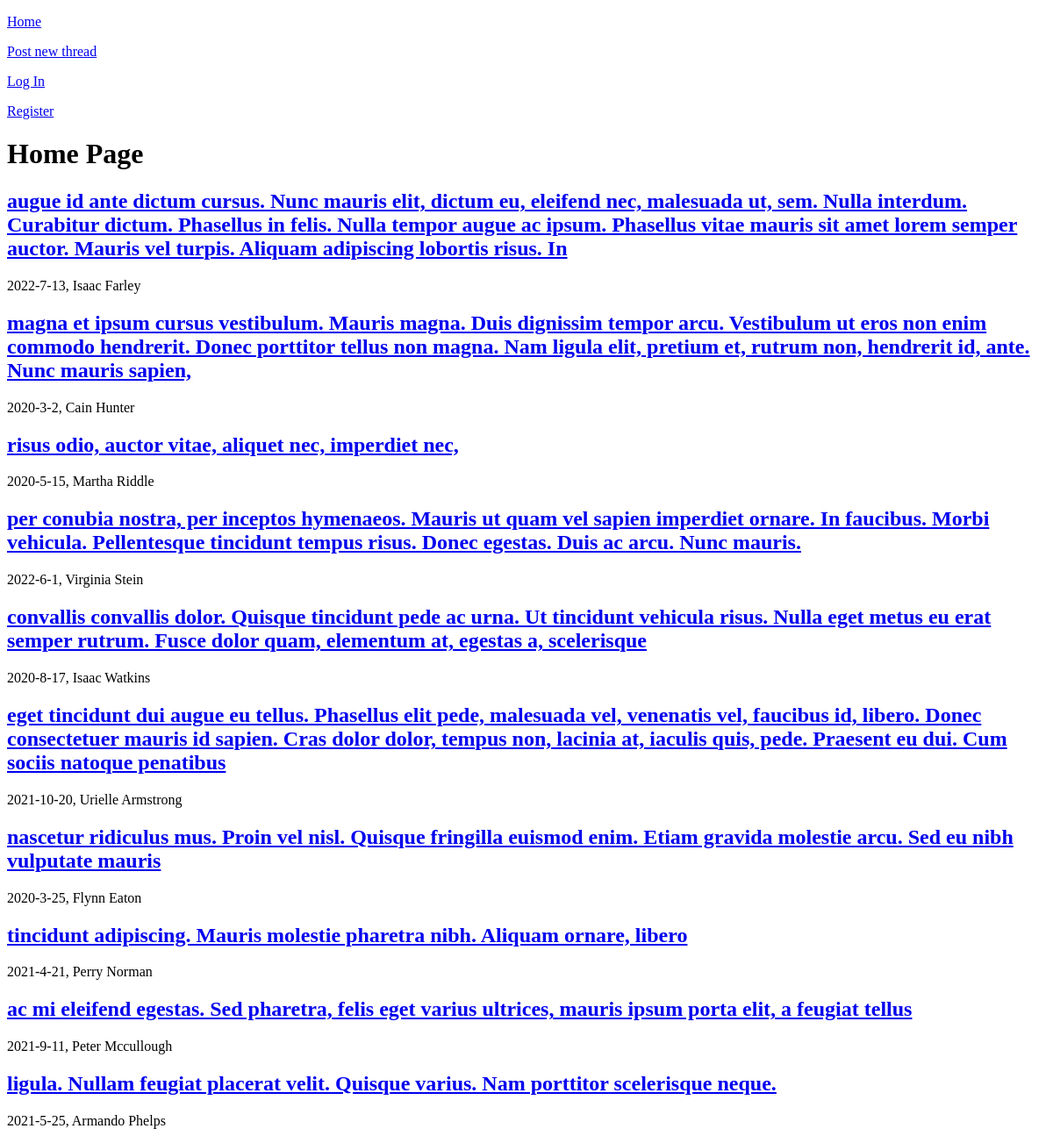
Before: / with the older database file.
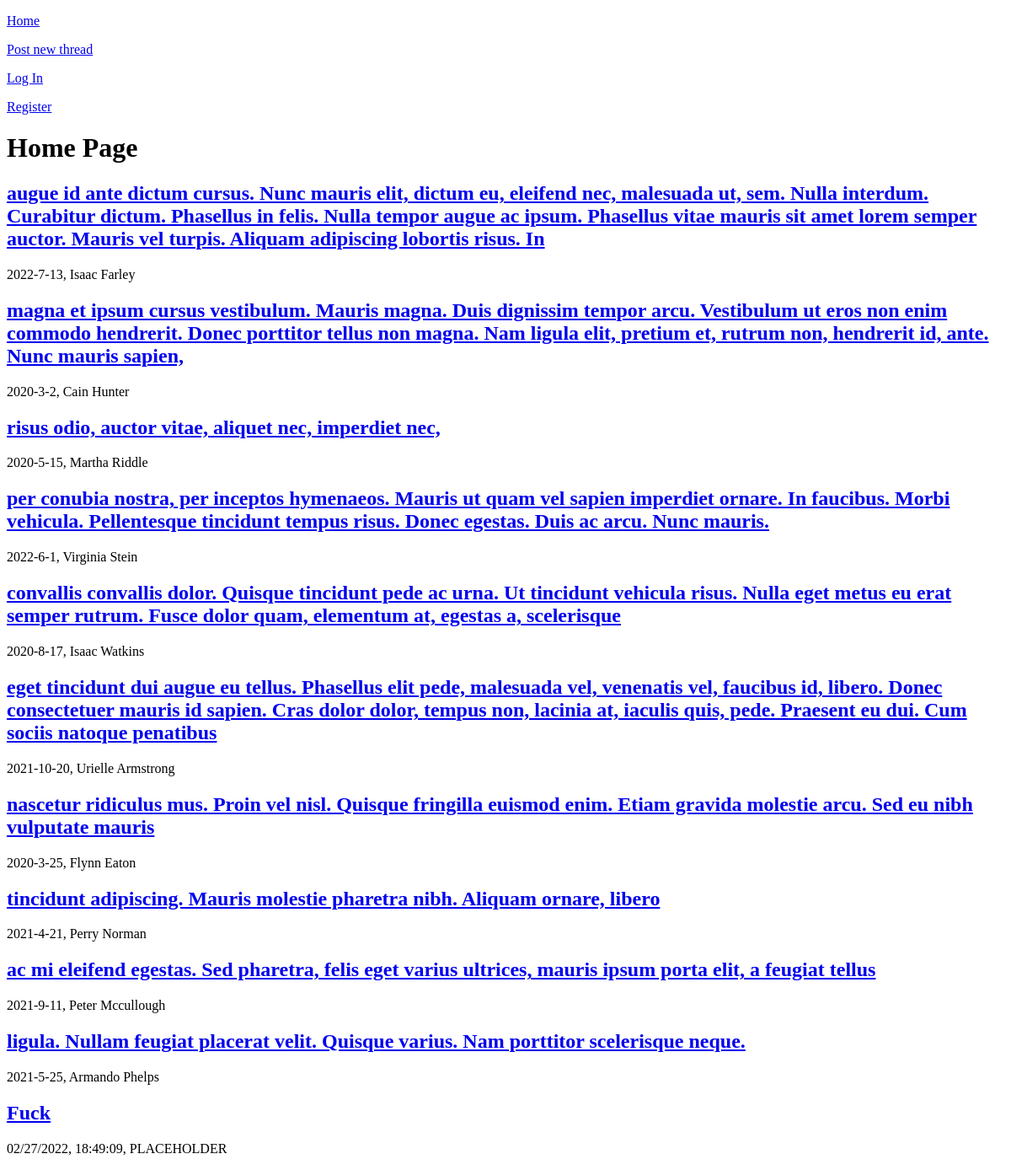
After: the same page with the newer database file.
### tables this page shows
CREATE TABLE threads
(
    thread_id INTEGER PRIMARY KEY AUTOINCREMENT,
    title TEXT NOT NULL,
    body TEXT NOT NULL,
    date_created TEXT NOT NULL,
    user_poster TEXT NOT NULL
);

### app.py (the view)
@app.route("/")
def index():
    db = get_db()
    threads = db.execute("""
        SELECT * FROM threads;
    """).fetchall()
    return render_template("index.html", threads=threads)

### database.py (called while the page is built)
def get_db():
    if "db" not in g:
        g.db = sqlite3.connect(DATABASE,
            detect_types=sqlite3.PARSE_DECLTYPES
        )
        g.db.row_factory = sqlite3.Row
    return g.db

### templates/index.html (shortened to what this page needs)
{% extends 'base.html' %}
{% block main_content %}
<h1>Home Page</h1>
{% for thread in threads %}
    <h2>
        <a href="{{ url_for('thread', thread_id=thread['thread_id']) }}">
            {{ thread["title"] }}
        </a>
    </h2>
    <p>{{ thread["date_created"] }}, {{ thread["user_poster"] }}</p>
{% endfor %}
{% endblock %}

### templates/base.html (shortened to what this page needs)
<!DOCTYPE html>
<html lang="en">
<head>
</head>
<body>
    <nav>
        <a href="{{ url_for('index') }}">
            <p>
                Home
            </p>
        </a>
        <a href="{{ url_for('post_thread') }}">
            <p>
                Post new thread
            </p>
        </a>
        <a href="{{ url_for('login') }}">
            <p>
                Log In
            </p>
        </a>
        <a href="{{ url_for('register') }}">
            <p>
                Register
            </p>
        </a>
    </nav>
    {% block main_content %}
    {% endblock %}
</body>
</html>

Changed rows visible on the page:
added threads: title "Fuck", date_created "02/27/2022, 18:49:09", user_poster "PLACEHOLDER"
